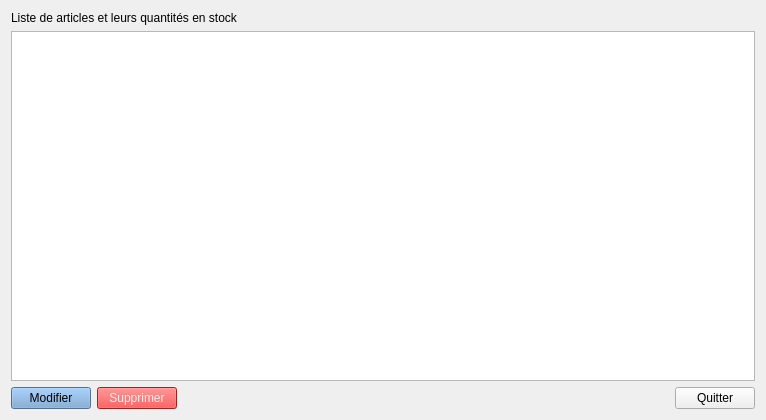
<?xml version="1.0" encoding="UTF-8"?>
<ui version="4.0">
 <class>ArticleListWidget</class>
 <widget class="QWidget" name="ArticleListWidget">
  <property name="geometry">
   <rect>
    <x>0</x>
    <y>0</y>
    <width>766</width>
    <height>420</height>
   </rect>
  </property>
  <property name="windowTitle">
   <string>Stock | Aricles en stock</string>
  </property>
  <layout class="QVBoxLayout" name="verticalLayout_2">
   <item>
    <layout class="QVBoxLayout" name="verticalLayout">
     <item>
      <widget class="QLabel" name="label">
       <property name="text">
        <string>Liste de articles et leurs quantités en stock</string>
       </property>
      </widget>
     </item>
     <item>
      <widget class="QTableView" name="tableView"/>
     </item>
     <item>
      <layout class="QHBoxLayout" name="horizontalLayout">
       <item>
        <widget class="QPushButton" name="pushButtonUpdate">
         <property name="styleSheet">
          <string notr="true">background-color: rgb(114, 159, 207);</string>
         </property>
         <property name="text">
          <string>Modifier</string>
         </property>
        </widget>
       </item>
       <item>
        <widget class="QPushButton" name="pushButtonDelete">
         <property name="styleSheet">
          <string notr="true">background-color: rgb(239, 41, 41);
color: rgb(238, 238, 236);</string>
         </property>
         <property name="text">
          <string>Supprimer</string>
         </property>
        </widget>
       </item>
       <item>
        <spacer name="horizontalSpacer">
         <property name="orientation">
          <enum>Qt::Horizontal</enum>
         </property>
         <property name="sizeHint" stdset="0">
          <size>
           <width>40</width>
           <height>20</height>
          </size>
         </property>
        </spacer>
       </item>
       <item>
        <widget class="QPushButton" name="pushButtonQuit">
         <property name="text">
          <string>Quitter</string>
         </property>
        </widget>
       </item>
      </layout>
     </item>
    </layout>
   </item>
  </layout>
 </widget>
 <resources/>
 <connections/>
</ui>
